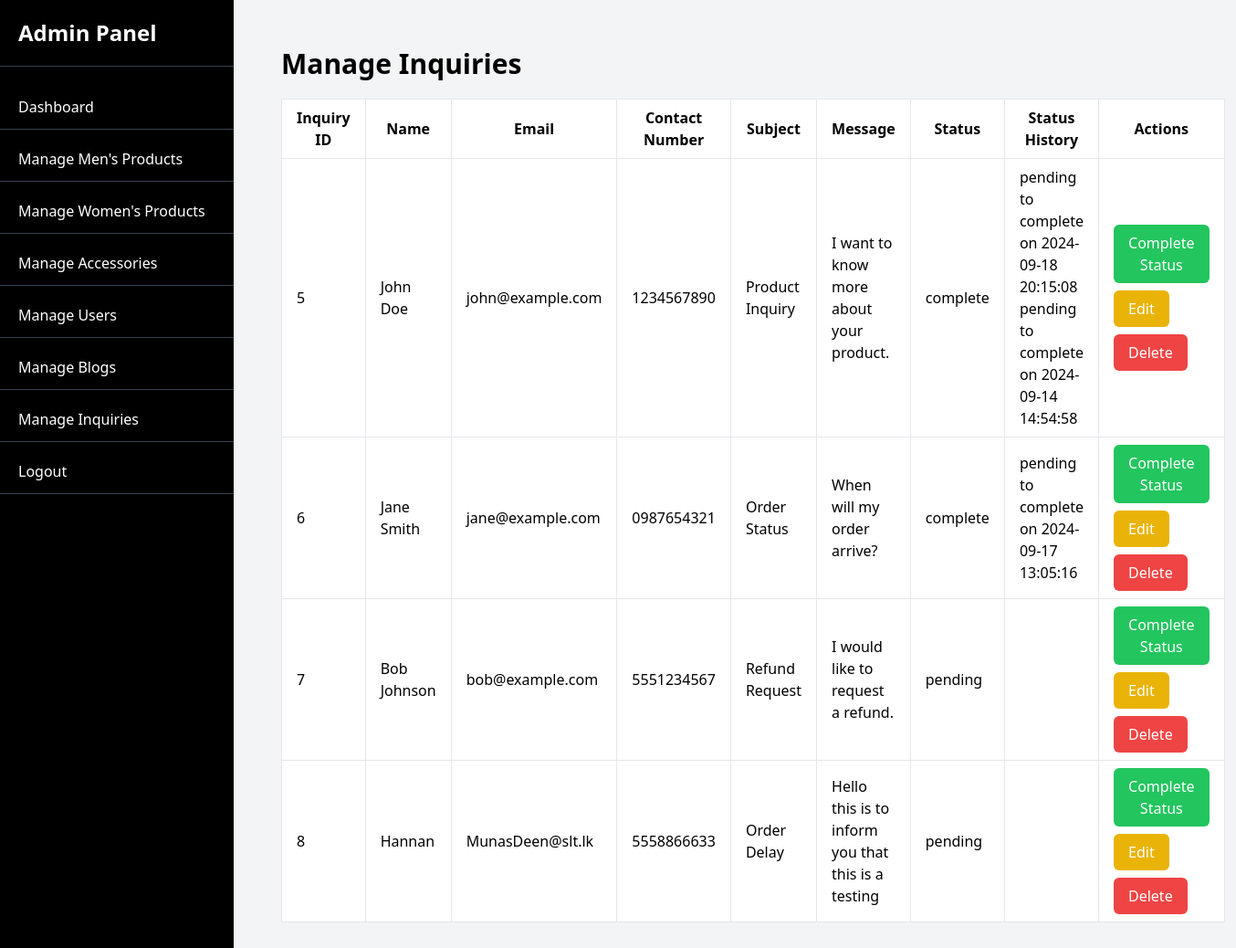
The app's page /public/admin/inquiries (signed in) with its own data.
### tables this page shows
CREATE TABLE `inquiries` (
  `inquiry_id` int(11) NOT NULL,
  `name` varchar(100) NOT NULL,
  `email` varchar(100) NOT NULL,
  `contact_number` varchar(15) NOT NULL,
  `subject` varchar(255) NOT NULL,
  `message` text NOT NULL,
  `status` enum('pending','complete') DEFAULT 'pending',
  `created_at` datetime DEFAULT current_timestamp(),
  `updated_at` datetime DEFAULT current_timestamp() ON UPDATE current_timestamp()
);

CREATE TABLE `inquiry_status_history` (
  `history_id` int(11) NOT NULL,
  `inquiry_id` int(11) NOT NULL,
  `old_status` enum('pending','complete') NOT NULL,
  `new_status` enum('pending','complete') NOT NULL,
  `changed_at` datetime DEFAULT current_timestamp(),
  `changed_by` varchar(100) DEFAULT NULL
);

### app/controllers/InquiryController.php (called while the page is built, shortened)
<?php
class InquiryController extends Controller {
    public function inquiries() {
        $inquiries = $this->model('InquiryModel')->getAllInquiries();
        foreach ($inquiries as &$inquiry) {
            $inquiry['status_history'] = $this->model('InquiryModel')->getStatusHistory($inquiry['inquiry_id']);
        }
        $this->renderView('admin/inquiries', ['inquiries' => $inquiries]);
    }
}

### app/core/App.php (called while the page is built, shortened)
<?php
class App {
    protected $method = 'index';
    public function __construct() {
        $url = $this->parseUrl();
        if (isset($url[0]) && strtolower($url[0]) == 'admin') {
            if (isset($url[1])) {
                switch (strtolower($url[1])) {
                    case 'inquiries':
                        $this->method = 'inquiries';
                        break;
                }
            } else {
                $this->controller = 'AdminController';
                $this->method = 'dashboard';
            }
        }
        $this->controller = new $this->controller;
        if (isset($url[1]) && method_exists($this->controller, $url[1])) {
            $this->method = $url[1];
            unset($url[1]);
        }
        $this->params = $url ? array_values($url) : [];
        call_user_func_array([$this->controller, $this->method], $this->params);
    }
    public function parseUrl() {
        if (isset($_GET['url'])) {
            return explode('/', filter_var(rtrim($_GET['url'], '/'), FILTER_SANITIZE_URL));
        }
        return [];
    }
}

### public/index.php (called while the page is built, shortened)
<?php
require_once '../app/core/Database.php';
require_once '../app/core/Controller.php';
require_once '../app/core/App.php';
$app = new App();

### app/core/Database.php (called while the page is built, shortened)
<?php
class Database {
    private $host = DB_HOST;
    private $user = DB_USER;
    private $pass = DB_PASS;
    private $dbname = DB_NAME;
    private $dbh;
    private $stmt;
    public function __construct() {
        $dsn = 'mysql:host=' . $this->host . ';dbname=' . $this->dbname;
        $options = [
            PDO::ATTR_PERSISTENT => true,
            PDO::ATTR_ERRMODE => PDO::ERRMODE_EXCEPTION
        ];
        try {
            $this->dbh = new PDO($dsn, $this->user, $this->pass, $options);
        } catch (PDOException $e) {
            echo 'Connection failed: ' . $e->getMessage();
        }
    }
    public function query($sql) {
        $this->stmt = $this->dbh->prepare($sql);
    }
    public function bind($param, $value, $type = null) {
        if (is_null($type)) {
            switch (true) {
                case is_int($value):
                    $type = PDO::PARAM_INT;
                    break;
            }
        }
        $this->stmt->bindValue($param, $value, $type);
    }
    public function execute() {
        return $this->stmt->execute();
    }
    public function resultSet() {
        $this->execute();
        return $this->stmt->fetchAll(PDO::FETCH_ASSOC);
    }
}

### app/models/InquiryModel.php (called while the page is built, shortened)
<?php
class InquiryModel {
    private $db;
    public function __construct() {
        $this->db = new Database();
    }
    public function getAllInquiries() {
        $this->db->query("SELECT * FROM inquiries");
        return $this->db->resultSet();
    }
    public function getStatusHistory($inquiry_id) {
        $this->db->query("SELECT * FROM inquiry_status_history WHERE inquiry_id = :inquiry_id ORDER BY changed_at DESC");
        $this->db->bind(':inquiry_id', $inquiry_id);
        return $this->db->resultSet();
    }
}

### app/views/admin/inquiries.php (the view, shortened to what this page needs)
<!DOCTYPE html>
<html lang="en">
<head>
    <script src="https://cdn.tailwindcss.com"></script>
</head>
<body class="bg-gray-100">
<div id="main-content" class="container mx-auto p-5">
    <h1 class="text-3xl font-bold mb-5">Manage Inquiries</h1>
    <table class="min-w-full bg-white border border-gray-200">
        <thead>
        <tr>
            <th class="px-4 py-2 border">Inquiry ID</th>
            <th class="px-4 py-2 border">Name</th>
            <th class="px-4 py-2 border">Email</th>
            <th class="px-4 py-2 border">Contact Number</th>
            <th class="px-4 py-2 border">Subject</th>
            <th class="px-4 py-2 border">Message</th>
            <th class="px-4 py-2 border">Status</th>
            <th class="px-4 py-2 border">Status History</th>
            <th class="px-4 py-2 border">Actions</th>
        </tr>
        </thead>
        <tbody>
        <?php foreach ($inquiries as $inquiry): ?>
            <tr>
                <td class="border px-4 py-2"><?= $inquiry['inquiry_id'] ?></td>
                <td class="border px-4 py-2"><?= htmlspecialchars($inquiry['name']) ?></td>
                <td class="border px-4 py-2"><?= htmlspecialchars($inquiry['email']) ?></td>
                <td class="border px-4 py-2"><?= htmlspecialchars($inquiry['contact_number']) ?></td>
                <td class="border px-4 py-2"><?= htmlspecialchars($inquiry['subject']) ?></td>
                <td class="border px-4 py-2"><?= htmlspecialchars($inquiry['message']) ?></td>
                <td class="border px-4 py-2"><?= htmlspecialchars($inquiry['status']) ?></td>
                <td class="border px-4 py-2">
                    <?php foreach ($inquiry['status_history'] as $history): ?>
                        <?= $history['old_status'] ?> to <?= $history['new_status'] ?> on <?= $history['changed_at'] ?><br>
                    <?php endforeach; ?>
                </td>
                <td class="border px-4 py-2">
                    <form action="/clothing-store/public/admin/updateStatus" method="POST" class="inline-block">
                        <button type="submit" class="bg-green-500 text-white px-4 py-2 rounded-md mb-2">Complete Status</button>
                    </form>
                    <button class="bg-yellow-500 text-white px-4 py-2 rounded-md mb-2" onclick="openEditModal(<?= htmlspecialchars(json_encode($inquiry)) ?>)">Edit</button>
                    <button class="bg-red-500 text-white px-4 py-2 rounded-md" onclick="confirmDelete(<?= $inquiry['inquiry_id'] ?>)">Delete</button>
                </td>
            </tr>
        <?php endforeach; ?>
        </tbody>
    </table>
</div>
</body>
</html>

### records on screen
inquiries: inquiry_id "5", name "John Doe", email "john@example.com", contact_number "1234567890", subject "Product Inquiry", message "I want to know more about your product.", status "complete"
inquiry_status_history: old_status "pending", new_status "complete", changed_at "2024-09-18 20:15:08"
inquiry_status_history: old_status "pending", new_status "complete", changed_at "2024-09-14 14:54:58"
inquiries: inquiry_id "6", name "Jane Smith", email "jane@example.com", contact_number "0987654321", subject "Order Status", message "When will my order arrive?", status "complete"
inquiry_status_history: old_status "pending", new_status "complete", changed_at "2024-09-17 13:05:16"
inquiries: inquiry_id "7", name "Bob Johnson", email "bob@example.com", contact_number "5551234567", subject "Refund Request", message "I would like to request a refund.", status "pending"
inquiries: inquiry_id "8", name "Hannan", email "MunasDeen@slt.lk", contact_number "5558866633", subject "Order Delay", message "Hello this is to inform you that this is a testing", status "pending"
